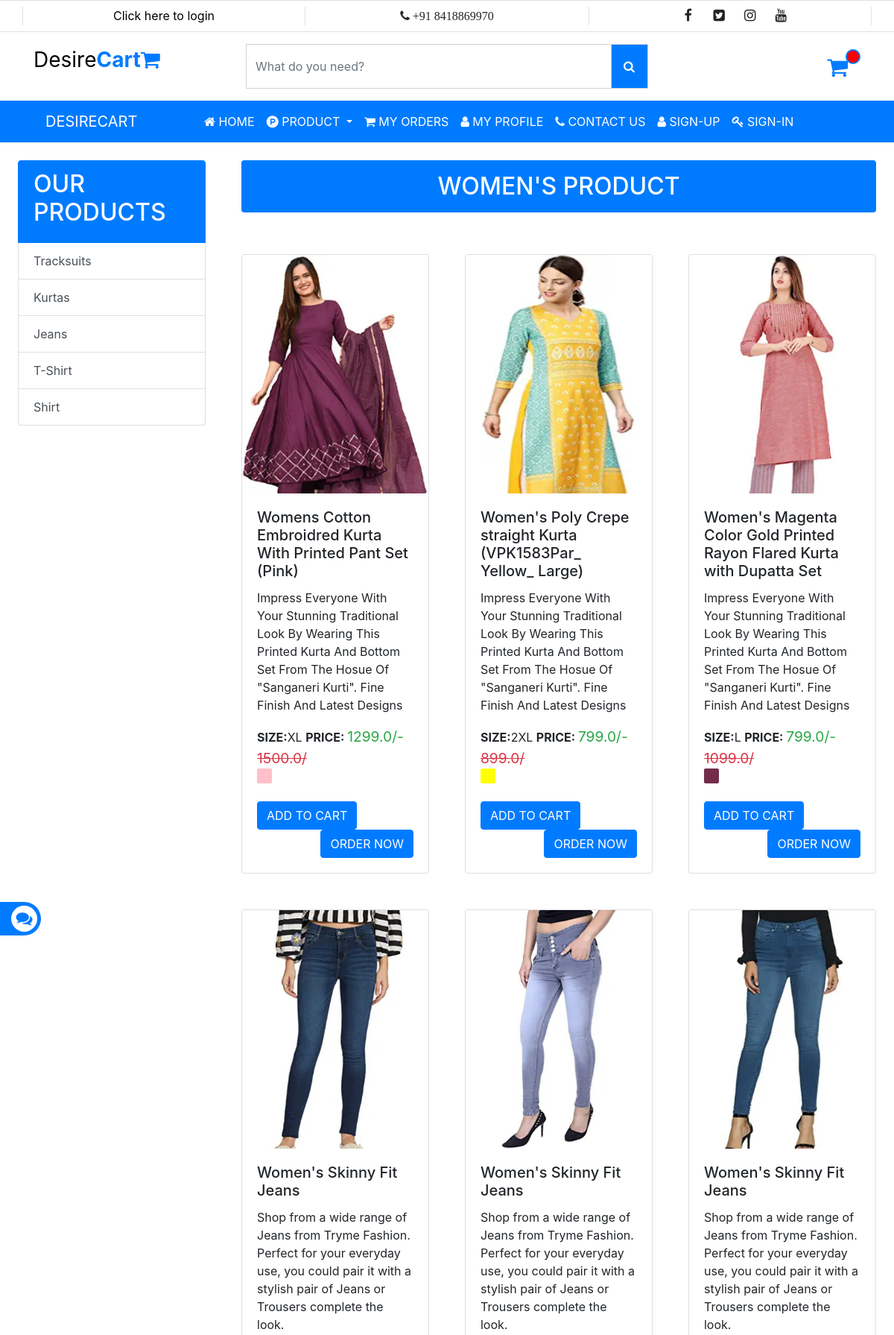
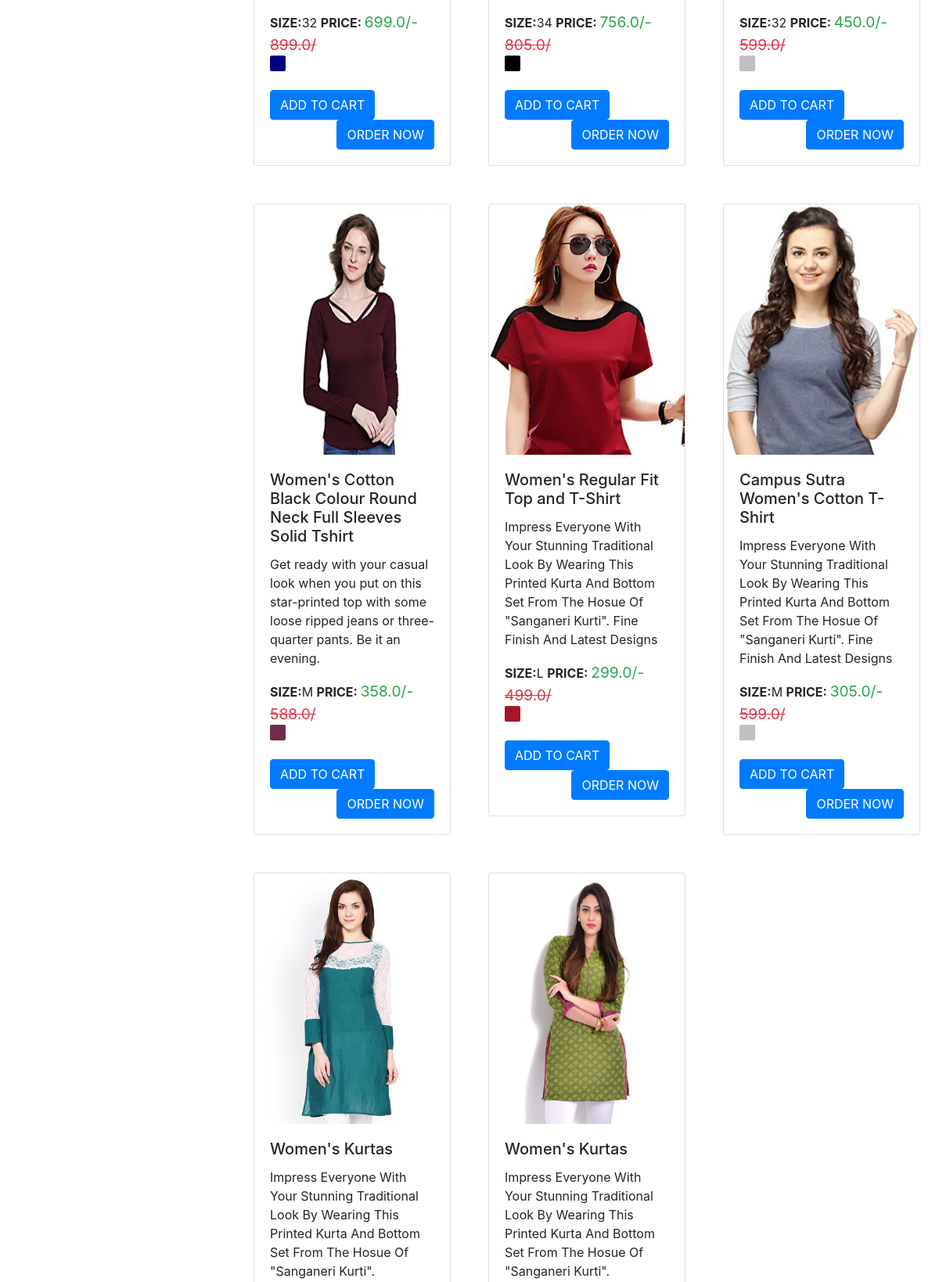
/user/womensproduct/ (upper part), run on the app's committed database (2 pictures, top to bottom).
### user/models.py (models this page shows, shortened)
class subcategory(models.Model):
    id=models.AutoField
    name=models.CharField(max_length=70)
    date=models.DateField()

class product(models.Model):
    id=models.AutoField
    category=models.CharField(max_length=30)
    subcategory=models.ForeignKey(subcategory,on_delete=models.CASCADE)
    name=models.CharField(max_length=110)
    price=models.FloatField()
    disprice=models.FloatField()
    size=models.CharField(max_length=15)
    color=models.CharField(max_length=35)
    description=models.CharField(max_length=350)
    ppic=models.ImageField(upload_to="static/images/",default="");
    date=models.DateField()

### user/views.py (the view)
# urls.py: path('womensproduct/',views.wproduct),
def wproduct(request):
    noofitemsincart = ""
    a = request.GET.get('msg')
    if a == None:
        pdata = product.objects.filter(category='Womens')
    else:
        pdata = product.objects.filter(category='Womens', subcategory=a)
    scat = subcategory.objects.all().order_by('-id')
    if request.user.is_authenticated:
        uname=request.user
        noofitemsincart=addtocart.objects.filter(userid=uname,status=True).count()
    return render(request, 'user/wproduct.html',{"data":pdata,"subcat":scat,"cart":noofitemsincart})

### templates/user/wproduct.html (shortened to what this page needs)
{% extends 'base.html' %}
{% block content %}
{% load static %}
<div class="col-sm-3 p-4">
    <div class="list-group">
  <a href="#" class="list-group-item list-group-item-action active">
      <h2>OUR PRODUCTS</h2>
  </a>
        {% if subcat %}
        {% for r in subcat %}
  <a href="/user/womensproduct?msg={{r.id}}" class="list-group-item list-group-item-action">{{r.name}}</a>
 {% endfor %}
        {% else %}
        <div class="alert alert-danger text-center">No Record Found..</div>
{% endif %}
</div>
</div>
<div class="col-sm-9">
    <div class="row p-4 ">
        <div class="col-sm-12 bg-primary rounded p-3  text-center text-white h2">
            WOMEN'S PRODUCT
        </div>
    </div>
    <div class="row">
        <div class="container">
            <div class="row">
                {% if data %}
                {% for r in data %}
                <div class="col-sm-4">
                    <div class="row p-4">
                        <div class="card">
  <img src="/{{r.ppic}}" class="card-img-top" alt="...">
  <div class="card-body">
    <h5 class="card-title">{{r.name}}</h5>
    <p class="card-text">{{r.description}}</p>
      <b>SIZE:</b>{{r.size}} <b>PRICE: </b><big class="text-success">{{r.disprice}}/- <s class="text-danger"> {{r.price}}/</s></big><br>
       <div style="background:{{r.color}};border-radius:2px;height:20px;width:20px;"></div><br>
    <a href="/user/signin/?pid={{r.id}}&page=cart" target="_blank" class="btn btn-primary text-white nikkuchikkubtn float-left">ADD TO CART</a>
    <a href="/user/viewproduct/?pid={{r.id}}" class="btn btn-primary text-white nikkuchikkubtn float-right">ORDER NOW</a>
  </div>
</div>
                    </div>
                </div>
                {% endfor %}
                {% endif %}
            </div>
        </div>
    </div>
</div>
{% endblock %}

### data on the page
subcategory: name "Tracksuits"
subcategory: name "Kurtas"
subcategory: name "Jeans"
subcategory: name "T-Shirt"
subcategory: name "Shirt"
product: ppic (picture), name "Womens Cotton Embroidred Kurta With Printed Pant Set (Pink)", description "Impress Everyone With Your Stunning Traditional Look By Wearing This Printed Kurta And Bottom Set From The Hosue Of \"Sanganeri Kurti\". Fine Finish And Latest Designs", size "XL", disprice "1299.0", price "1500.0"
product: ppic (picture), name "Women's Poly Crepe straight Kurta (VPK1583Par_ Yellow_ Large)", description "Impress Everyone With Your Stunning Traditional Look By Wearing This Printed Kurta And Bottom Set From The Hosue Of \"Sanganeri Kurti\". Fine Finish And Latest Designs", size "2XL", disprice "799.0", price "899.0"
product: ppic (picture), name "Women's Magenta Color Gold Printed Rayon Flared Kurta with Dupatta Set", description "Impress Everyone With Your Stunning Traditional Look By Wearing This Printed Kurta And Bottom Set From The Hosue Of \"Sanganeri Kurti\". Fine Finish And Latest Designs", size "L", disprice "799.0", price "1099.0"
product: ppic (picture), name "Women's Skinny Fit Jeans", description "Shop from a wide range of Jeans from Tryme Fashion. Perfect for your everyday use, you could pair it with a stylish pair of Jeans or Trousers complete the look.", size "32", disprice "699.0", price "899.0"
product: ppic (picture), name "Women's Skinny Fit Jeans", description "Shop from a wide range of Jeans from Tryme Fashion. Perfect for your everyday use, you could pair it with a stylish pair of Jeans or Trousers complete the look.", size "34", disprice "756.0", price "805.0"
product: ppic (picture), name "Women's Skinny Fit Jeans", description "Shop from a wide range of Jeans from Tryme Fashion. Perfect for your everyday use, you could pair it with a stylish pair of Jeans or Trousers complete the look.", size "32", disprice "450.0", price "599.0"
product: ppic (picture), name "Women's Cotton Black Colour Round Neck Full Sleeves Solid Tshirt", description "Get ready with your casual look when you put on this star-printed top with some loose ripped jeans or three-quarter pants. Be it an evening.", size "M", disprice "358.0", price "588.0"
product: ppic (picture), name "Women's Regular Fit Top and T-Shirt", description "Impress Everyone With Your Stunning Traditional Look By Wearing This Printed Kurta And Bottom Set From The Hosue Of \"Sanganeri Kurti\". Fine Finish And Latest Designs", size "L", disprice "299.0", price "499.0"
product: ppic (picture), name "Campus Sutra Women's Cotton T-Shirt", description "Impress Everyone With Your Stunning Traditional Look By Wearing This Printed Kurta And Bottom Set From The Hosue Of \"Sanganeri Kurti\". Fine Finish And Latest Designs", size "M", disprice "305.0", price "599.0"
product: ppic (picture), name "Women's Kurtas", description "Impress Everyone With Your Stunning Traditional Look By Wearing This Printed Kurta And Bottom Set From The Hosue Of \"Sanganeri Kurti\"."
product: ppic (picture), name "Women's Kurtas", description "Impress Everyone With Your Stunning Traditional Look By Wearing This Printed Kurta And Bottom Set From The Hosue Of \"Sanganeri Kurti\"."
